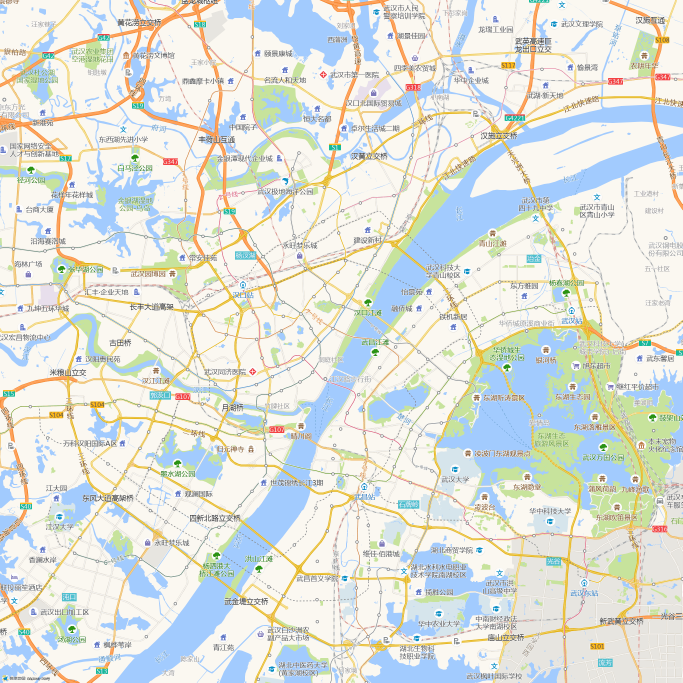
#> input picture img_src/wuhan_map.png, 2048 x 2048 px, found by its file name (shown at 1/3 size)
$ python Wuhan_realmap.py
#> lines starting #> are read from the running program, lines starting #| are printed output that depends on the picture
import numpy as np
from PIL import Image, ImageDraw
import matplotlib.pyplot as plt
from matplotlib.colors import LinearSegmentedColormap
from scipy.ndimage import gaussian_filter
from pylab import mpl

class WuhanMapProcessor:
    def __init__(self, map_path, center_pixel=(1024, 1024), center_coord=(114.3055, 30.5928), px_per_km=60):
        """
        初始化地图处理器

        参数:
        - map_path: 地图图片路径
        - center_pixel: 地图中心点像素坐标 (x, y)
        - center_coord: 地图中心点经纬度 (lon, lat)
        - px_per_km: 每公里对应的像素数
        """
#> called with center_pixel = (1024, 1024), center_coord = (114.3, 30.59), px_per_km = 60
        self.map_img = Image.open(map_path)
#> self.map_img is the input picture: PIL image 2048x2048 P; mean R, G, B 222.8, 226.9, 220.7
        self.center_pixel = np.array(center_pixel)
        self.center_coord = np.array(center_coord)
        self.px_per_km = px_per_km
        self.km_per_px = 1 / px_per_km
        self.points = []  # 存储带标签的点
        self.add_point(114.2391, 30.6451, "常青花园", 0, 3)
        self.add_point(114.32393, 30.650516, "百步亭", 0, 3)
        self.add_point(114.424164, 30.607484, "武汉站", 1, 3)
        self.add_point(114.307867, 30.608112, "武汉天地", 2, 3)
        self.add_point(114.301524, 30.598348, "三阳路", 2, 2)
        self.add_point(114.294637, 30.577479, "江汉路A", 1, 4)
        self.add_point(114.287298, 30.576448, "江汉路B", 1, 4)
        self.add_point(114.288838, 30.58284, "江汉路C", 1, 4)
        self.add_point(114.27538, 30.582784, "中山大道A", 1, 4)
        self.add_point(114.270822, 30.577682, "中山大道B", 1, 4)
        self.add_point(114.276221, 30.567782, "汉正街", 1, 4)
        self.add_point(114.255889, 30.616392, "汉口站", 1, 3)
        self.add_point(114.26508, 30.631113, "石桥", 0, 3)
        self.add_point(114.245839, 30.599543, "武汉CBD", 2, 2)
        self.add_point(114.305063, 30.537111, "首义广场", 2, 4)
        self.add_point(114.300349, 30.545157, "黄鹤楼", 1, 2)
        self.add_point(114.318425, 30.545044, "小东门", 2, 2)
        self.add_point(114.308676, 30.561356, "积玉桥", 2, 2)
        self.add_point(114.342389, 30.555528, "楚河汉街", 1, 4)
        self.add_point(114.317603, 30.528545, "武昌站", 1, 3)
        self.add_point(114.331925, 30.536768, "中南路", 1, 3)
        self.add_point(114.35232, 30.520379, "武汉理工大学", 0, 4)
        self.add_point(114.398466, 30.505589, "光谷广场", 2, 4)
        self.add_point(114.390237, 30.499225, "雄楚大道", 0, 4)
        self.add_point(114.421755, 30.495645, "关山大道", 0, 4)
        self.add_point(114.385415, 30.475751, "中南财大", 0, 3)
        self.add_point(114.44977, 30.504377, "光谷东", 0, 2)
        self.add_point(114.289952, 30.477258, "白沙洲", 2, 4)
        self.add_point(114.284648, 30.49166, "张家湾", 0, 2)
        self.add_point(114.214714, 30.597339, "古田四路", 2, 3)
        self.add_point(114.208793, 30.561982, "王家湾", 2, 3)
        self.add_point(114.26578, 30.549481, "钟家村", 2, 3)
        self.add_point(114.24394, 30.518988, "国博", 1, 2)
        self.add_point(114.203158, 30.497534, "江城大道", 0, 3)
        self.add_point(114.165837, 30.500508, "东风公司", 1, 3)
        self.add_point(114.167961, 30.619003, "竹叶海", 1, 3)
        self.add_point(114.219232, 30.660015, "金银湖", 0, 3)
        self.add_point(114.348037, 30.586934, "徐东大街", 2, 4)
        self.add_point(114.368738, 30.583544, "铁机路", 2, 3)
        # 假设经度1度≈111km*cos(lat)，纬度1度≈111km
        self.lon_scale = 111 * np.cos(np.radians(center_coord[1]))  # km/度
        self.lat_scale = 111  # km/度

    def add_point(self, lon, lat, label,point_type,weight=1):
        """
        添加带标签的点
        type: 0 rx, 1 tx, 2 mixed
        """
        self.points.append({'coord': (lon, lat), 'label': label, 'type': point_type, 'weight': weight})

    def coord_to_xy(self, lon, lat):
        """
        将经纬度坐标转换为平面直角坐标 (km)

        返回:
        - (x, y): 东方向为x+，北方向为y+
        """
        # 计算与中心点的经纬度差
        delta_lon = lon - self.center_coord[0]
        delta_lat = lat - self.center_coord[1]

        # 转换为km
        x = delta_lon * self.lon_scale
        y = delta_lat * self.lat_scale

        return x, y

    def xy_to_pixel(self, x, y):
        """
        将平面直角坐标(km)转换为像素坐标

        返回:
        - (px, py): 图片像素坐标
        """
        # 转换为相对于中心点的像素偏移
        dx = x * self.px_per_km
        dy = -y * self.px_per_km  # 图片y轴向下为正

        # 转换为绝对像素坐标
        px = self.center_pixel[0] + dx
        py = self.center_pixel[1] + dy

        return int(round(px)), int(round(py))

    def coord_to_pixel(self, lon, lat):
        """直接将经纬度转换为像素坐标"""
        x, y = self.coord_to_xy(lon, lat)
        return self.xy_to_pixel(x, y)

    def get_submap(self, center_lon, center_lat, radius_km):
        """
        获取子地图

        参数:
        - center_lon: 子地图中心经度
        - center_lat: 子地图中心纬度
        - radius_km: 半径(km)，子地图边长=radius_km*2

        返回:
        - submap_img: 子地图图片
        - points_in_range: 范围内的点(已转换为子地图坐标系)
        """
#> called with center_lon = 114.3, center_lat = 30.58, radius_km = 8
        # 计算子地图中心在原始地图中的像素位置
        center_x, center_y = self.coord_to_xy(center_lon, center_lat)
        center_px, center_py = self.xy_to_pixel(center_x, center_y)

        # 计算子地图半径(像素)
        radius_px = int(round(radius_km * self.px_per_km))

        # 计算子地图边界
        left = center_px - radius_px
        top = center_py - radius_px
        right = center_px + radius_px
        bottom = center_py + radius_px

        # 确保边界在图像范围内
        width, height = self.map_img.size
#> width = 2048; height = 2048
        left = max(0, left)
        top = max(0, top)
        right = min(width, right)
#> right = 1331
        bottom = min(height, bottom)
#> bottom = 1571

        # 截取子地图
        submap_img = self.map_img.crop((left, top, right, bottom))
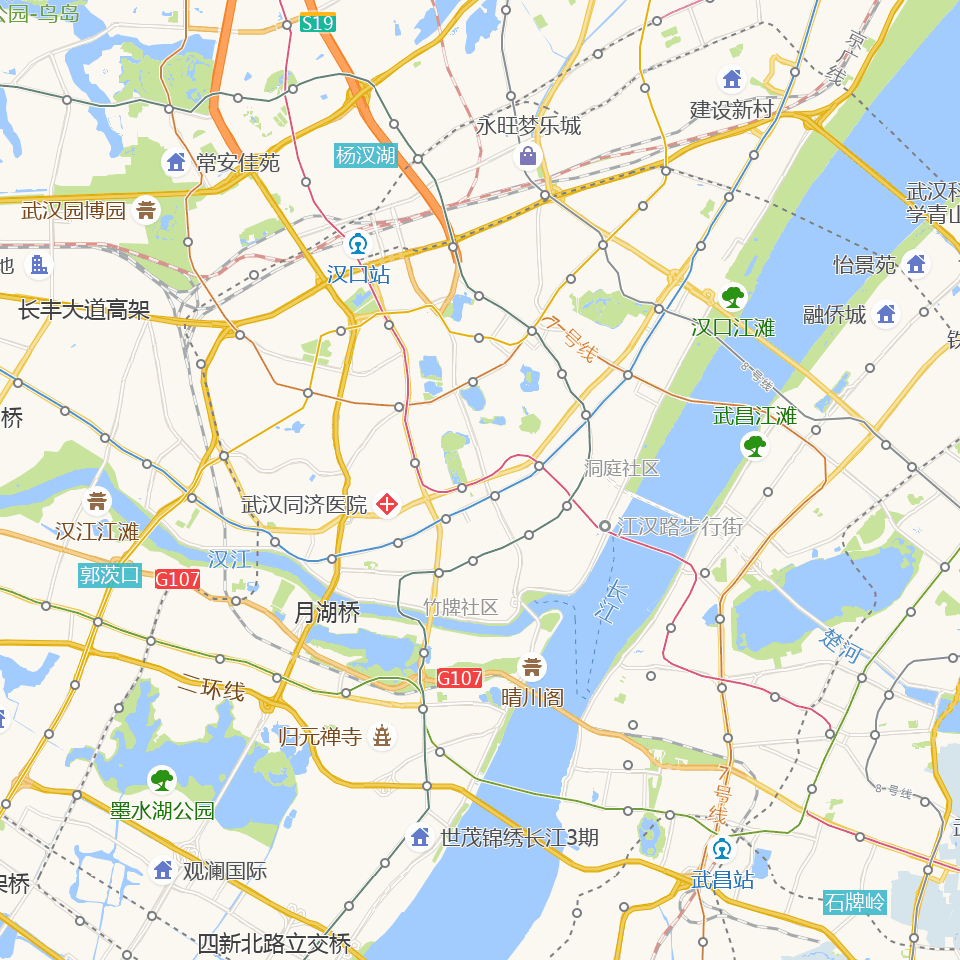
#> submap_img: PIL image 960x960 P; mean R, G, B 226.1, 229.4, 221.3

        # 找出范围内的点
        points_in_range = []
        for point in self.points:
            px, py = self.coord_to_pixel(point['coord'][0], point['coord'][1])

            # 检查点是否在子地图范围内
            if left <= px < right and top <= py < bottom:
                # 转换为子地图坐标系 (km)
                submap_x = (px - left) / self.px_per_km - radius_km
                submap_y = (radius_km - (py - top) / self.px_per_km)
                if submap_x**2 + submap_y**2 <= radius_km**2:
                    # 添加到结果列表
                    points_in_range.append({
                        'original_coord': point['coord'],
                        'label': point['label'],
                        'x': submap_x,
                        'y': submap_y,
                        'type': point['type'],
                        'weight': point['weight']
                    })

        return submap_img, points_in_range

    def create_heatmap(self, submap_img, labeled_points, heatmap_points, radius_km):
        """
        创建带热力图和标签的地图

        参数:
        - submap_img: 子地图图片
        - labeled_points: 带标签的点列表 [{'x': x, 'y': y, 'label': text}, ...]
        - heatmap_points: 仅用于热力图的点列表 [(x1, y1), (x2, y2), ...]
        - radius_km: 子地图半径(km)

        返回:
        - 合成后的图片
        """
        # 创建图形
        fig, ax = plt.subplots(figsize=(8, 8))

        # 显示底图
        ax.imshow(submap_img, extent=[-radius_km, radius_km, -radius_km, radius_km])

        # 绘制热力图

        if heatmap_points and len(heatmap_points) > 0:

            heatmap_x = [p[0] for p in heatmap_points]
            heatmap_y = [p[1] for p in heatmap_points]

            # 创建热力图数据
            heatmap, xedges, yedges = np.histogram2d(
                heatmap_x, heatmap_y,
                bins=100,
                range=[[-radius_km, radius_km], [-radius_km, radius_km]]
            )


            # 平滑处理
            heatmap = gaussian_filter(heatmap, sigma=1)


            # 自定义颜色映射 (从透明到红色)
            cmap = LinearSegmentedColormap.from_list('custom_cmap', [(0, 1, 1, 0), (1, 0, 0, 1)])

            # 显示热力图
            ax.imshow(
                heatmap.T, extent=[-radius_km, radius_km, -radius_km, radius_km],
                origin='lower', cmap=cmap, alpha=0.9
            )


        # 绘制带标签的点
        for point in labeled_points:
            if point['type'] == 0:
                color = 'green'
            elif point['type'] == 1:
                color = 'red'
            else:
                color = 'blue'

            ax.plot(point['x'], point['y'], 'bo', markersize=5, color=color)
            ax.text(
                point['x'], point['y'] + 0.1, point['label'],
                ha='center', va='bottom', color='blue', fontsize=10,
                bbox=dict(facecolor='white', alpha=0.7, edgecolor='none', pad=1)
            )

        # 绘制表示半径的圆
        circle = plt.Circle((0, 0), radius_km, color='r', fill=False, linestyle='--', linewidth=1)
        ax.add_patch(circle)

        ax.set_xlim(-radius_km, radius_km)
        ax.set_ylim(-radius_km, radius_km)
        ax.set_xlabel('East (km)')
        ax.set_ylabel('North (km)')
        ax.set_title(f'Map with Radius {radius_km} km')

        # 转换为PIL图像返回
        fig.canvas.draw()
        img = np.frombuffer(fig.canvas.tostring_rgb(), dtype=np.uint8)
        img = img.reshape(fig.canvas.get_width_height()[::-1] + (3,))
        plt.close(fig)

        return Image.fromarray(img)


# 使用示例
if __name__ == "__main__":
    # 初始化地图处理器
    mpl.rcParams["font.sans-serif"] = ["SimHei"]
    mpl.rcParams["axes.unicode_minus"] = False
    processor = WuhanMapProcessor("hdev-depot-charging-2021/img_src/wuhan_map.png")


    # 获取子地图
    submap, points_in_range = processor.get_submap(114.27538, 30.582784, 8)  # 2km半径
#> points_in_range = 24 items

    print("Points in range:")
    for p in points_in_range:
        print(f"{p['label']}: ({p['x']:.2f}, {p['y']:.2f}) km")
#> this loop made 24 passes
#| 常青花园: (-3.47, 6.92) km
#| 武汉天地: (3.12, 2.82) km
#| 三阳路: (2.50, 1.73) km
#| 江汉路A: (1.85, -0.58) km
#| 江汉路B: (1.15, -0.70) km
#| 江汉路C: (1.28, 0.02) km
#| 中山大道A: (0.00, 0.00) km
#| 中山大道B: (-0.43, -0.57) km
#> (further printed lines are left out)

    # 创建一些热力图数据点 (随机生成示例)
    heatmap_points = []
    for _ in range(100):
        x = np.random.uniform(-1.5, 1.5)
        y = np.random.uniform(-1.5, 1.5)
        heatmap_points.append((x, y))

    # 创建合成地图
    result_img = processor.create_heatmap(
        submap,
        points_in_range,
        heatmap_points,
        8
    )
#> in create_heatmap, `heatmap_x = [p[0] for p in heatmap_points]`: heatmap_x = 100 values, max 1.47 at index 26, min -1.46 at index 83, mean 0.0419
#> in create_heatmap, `heatmap_y = [p[1] for p in heatmap_points]`: heatmap_y = 100 values, max 1.5 at index 74, min -1.49 at index 49, mean -0.0393
#> in create_heatmap, `heatmap, xedges, yedges = np.histogram2d( heatmap_x, heatmap_y, bins=1..`:
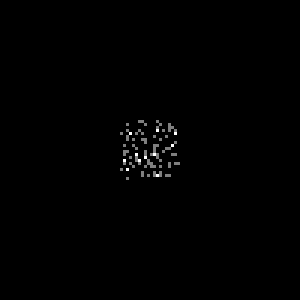
#> heatmap: shape (100, 100) float64 (shown 3 times larger); min 0, max 2, mean 0.01; drawn with min black and max white
#> in create_heatmap, `heatmap, xedges, yedges = np.histogram2d( heatmap_x, heatmap_y, bins=1..`: xedges = 101 values from -8 to 8
#> in create_heatmap, `heatmap = gaussian_filter(heatmap, sigma=1)`:
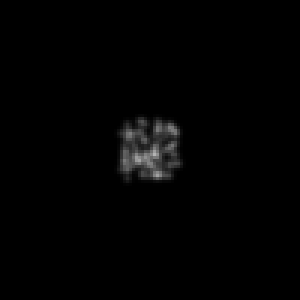
#> heatmap: shape (100, 100) float64 (shown 3 times larger); min 0, max 0.704, mean 0.01
#> the loop in create_heatmap, `for point in labeled_points:` made 24 passes
#> color on passes 1 to 12: 'green', 'blue', 'blue', 'red', 'red', 'red', 'red', 'red', 'red', 'red', 'green', 'blue'
#> in create_heatmap, `plt.close(fig)`:
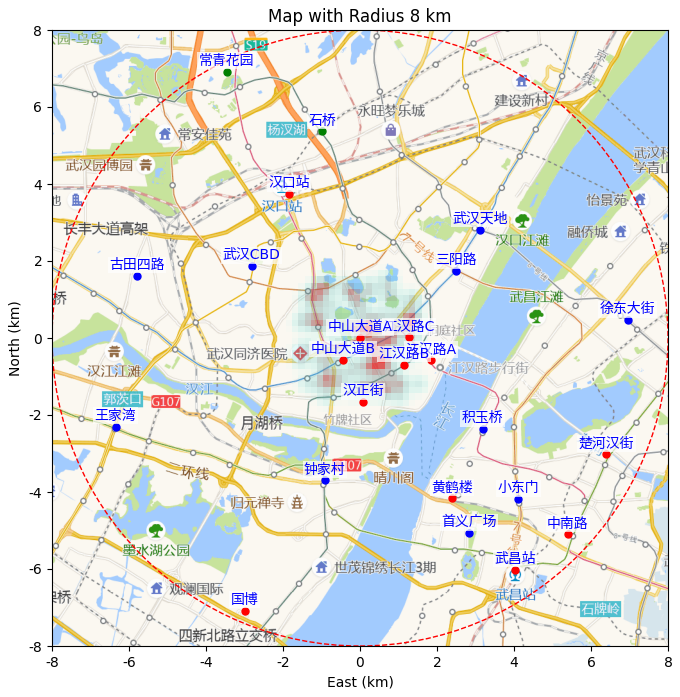
#> figure drawn by matplotlib, 1 panel
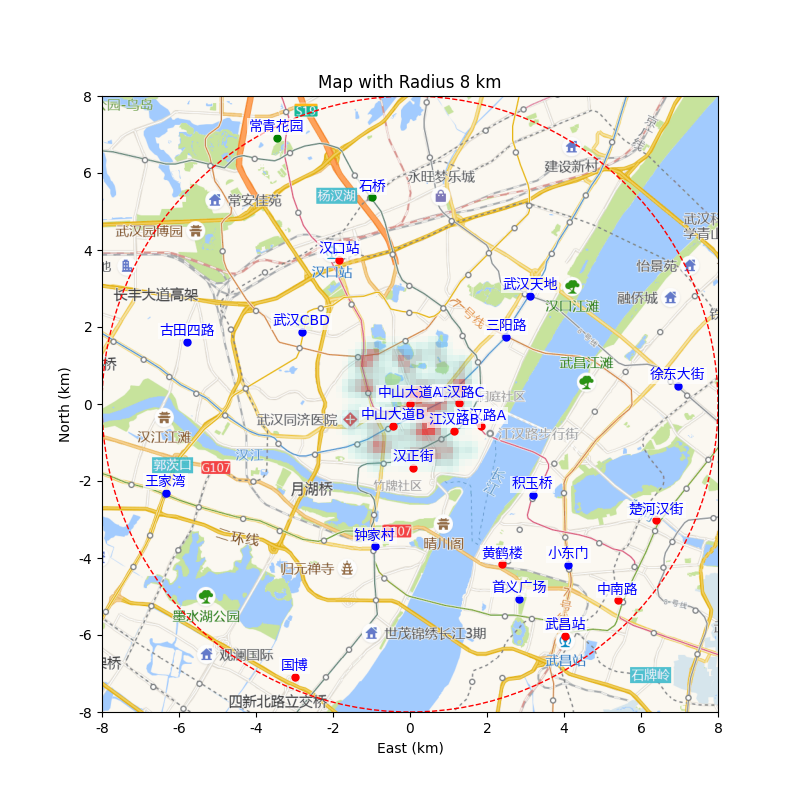
#> result_img: PIL image 800x800 RGB; mean R, G, B 233.9, 235.2, 232.7

    # 保存结果
    result_img.save("result_map.png")
    print("Result map saved to result_map.png")

$ run again, with img/Goods_delivery_dl.png copied over img_src/wuhan_map.png
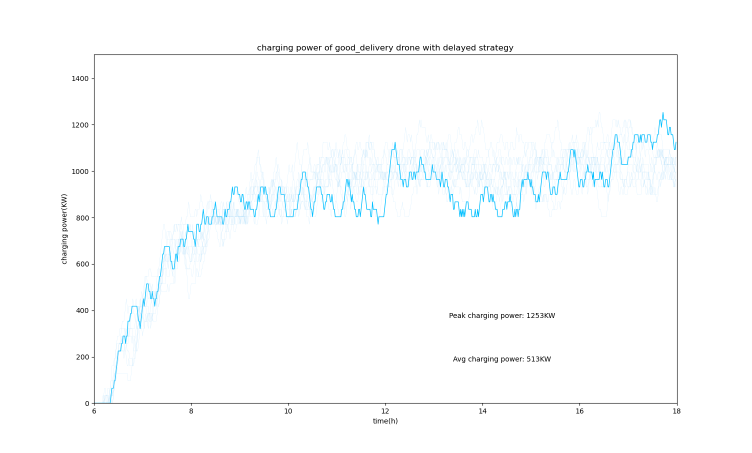
#> input picture img/Goods_delivery_dl.png, 1504 x 906 px, found by its file name (shown at 1/2 size)
#> in __init__, self.map_img is the input picture: PIL image 1504x906 RGBA; mean R, G, B, A 251.2, 252.7, 253.3, 255
#> in get_submap, `submap_img = self.map_img.crop((left, top, right, bottom))`:
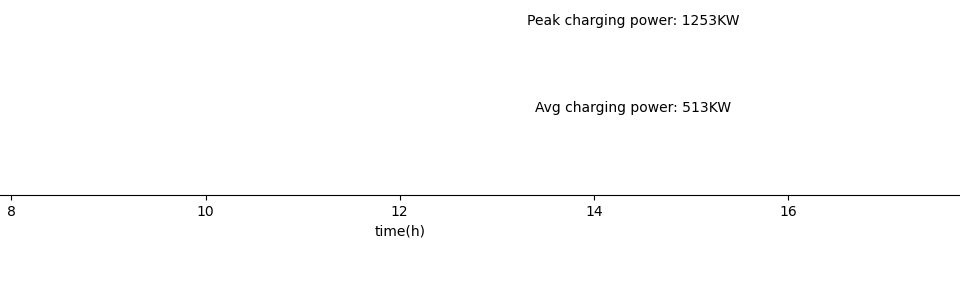
#> submap_img: PIL image 960x295 RGBA; mean R, G, B, A 252.6, 252.6, 252.6, 255
#> points_in_range = 3 items
#> the loop `for p in points_in_range:` made 3 passes
#| 常青花园: (-3.47, 6.92) km
#| 汉口站: (-1.85, 3.73) km
#| 石桥: (-0.98, 5.37) km
#> heatmap_x = 100 values, max 1.47 at index 26, min -1.46 at index 83, mean 0.0419
#> heatmap_y = 100 values, max 1.5 at index 74, min -1.49 at index 49, mean -0.0393
#> xedges = 101 values from -8 to 8
#> the loop in create_heatmap, `for point in labeled_points:` made 3 passes
#> color on passes 1 to 3: 'green', 'red', 'green'
#> `result_img = processor.create_heatmap( submap, points_in_range, heatma..`:
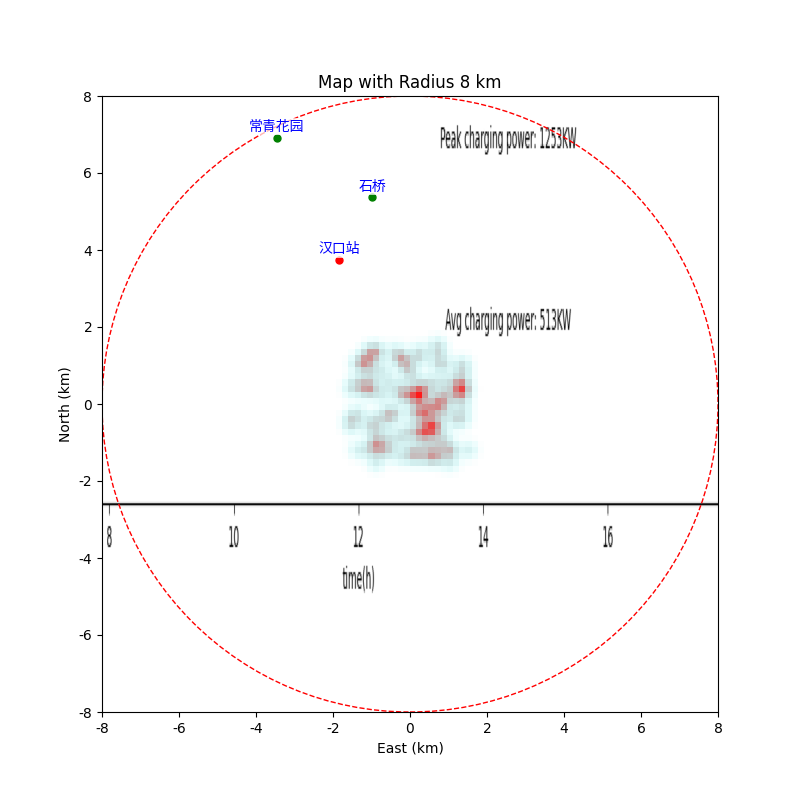
#> result_img: PIL image 800x800 RGB; mean R, G, B 250.5, 250, 250.2
